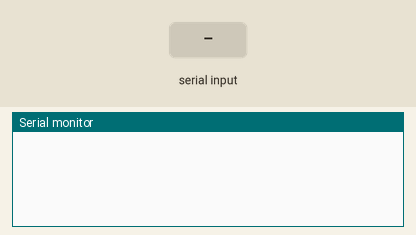
Simulated run of this sketch. Board: Arduino Uno, built with avr-gcc and run on an emulated ATmega328P. On the bench: the last lines printed to the serial monitor. The test bench sets the inputs (shaded band). The modem accepts every AT command (registered, SIM ready, sends succeed) and sends nothing else.

Above: at 1.2 s.
1.3 s: "AUTO" received over the second serial link
At 3.1 s:
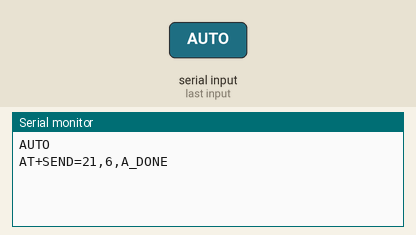
3.8 s: "1" received over the second serial link
At 5.7 s:
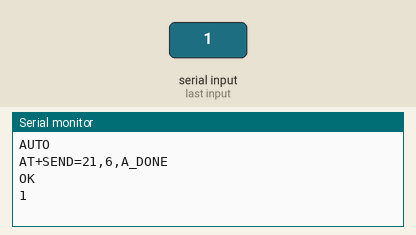

Measured:
- after the input at 1.3 s, the serial monitor: prints a new line after 1.0 s (image 1)
- after the input at 3.8 s, the serial monitor: prints a new line after 1.5 s (image 2)

The sketch:

RECEIVER_WITH_FEEDBACK.ino
```cpp
//RECEIVER WITH FEEDBACK
#include <SoftwareSerial.h>

SoftwareSerial LoRaSerial(2, 3); // RX, TX for LoRa module

void setup() {
  Serial.begin(9600); // Initialize serial communication
  LoRaSerial.begin(9600); // Initialize LoRa serial communication
}

void loop() {
  if (LoRaSerial.available()) {
    String receivedData = LoRaSerial.readString(); // Read data from LoRa module

    // Print received data to serial monitor
    Serial.println(receivedData);

    // Check if receivedData equals "HI"
    if (receivedData.indexOf("AUTO") != -1) {
      LoRaSerial.println("AT+SEND=21,6,A_DONE");
      Serial.println("AT+SEND=21,6,A_DONE");
      delay(2000); // Delay for 2 seconds
    }
  }
}
```
